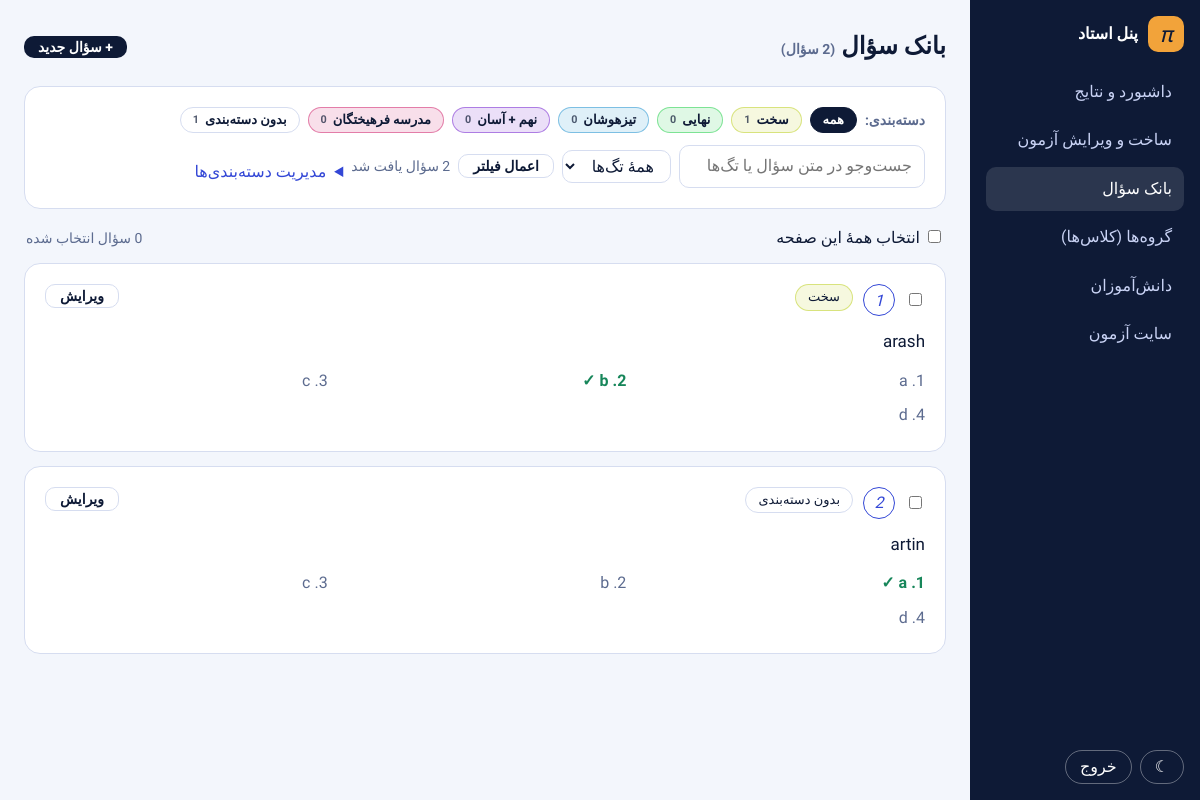
The page /teacher/bank/ (signed in) on the database its author committed.
### exams/models.py (models this page shows, shortened)
class Category(models.Model):
    name = models.CharField("نام دسته‌بندی", max_length=80, unique=True)
    order = models.PositiveSmallIntegerField("ترتیب", default=0)
    class Meta:
        ordering = ["order", "id"]
        verbose_name, verbose_name_plural = "دسته‌بندی", "دسته‌بندی‌ها"
    @property
    def hue(self):  # رنگ ثابت برای هر دسته‌بندی در نمایش
        return (self.pk or 0) * 67 % 360

class Question(models.Model):
    exam = models.ForeignKey(Exam, on_delete=models.CASCADE, related_name="questions", null=True, blank=True)
    categories = models.ManyToManyField(Category, blank=True, related_name="questions", verbose_name="دسته‌بندی‌ها")
    tags = models.ManyToManyField(Tag, blank=True, related_name="questions", verbose_name="تگ‌ها")
    order = models.PositiveIntegerField("ترتیب", default=0)
    text = models.TextField("متن سؤال (فرمول با $...$)")
    option1 = models.CharField("گزینهٔ ۱", max_length=300)
    option2 = models.CharField("گزینهٔ ۲", max_length=300)
    option3 = models.CharField("گزینهٔ ۳", max_length=300, blank=True)
    option4 = models.CharField("گزینهٔ ۴", max_length=300, blank=True)
    correct = models.PositiveSmallIntegerField("گزینهٔ صحیح", choices=[(i, f"گزینهٔ {i}") for i in range(1, 5)], default=1)
    origin = models.ForeignKey("self", null=True, blank=True, editable=False, on_delete=models.SET_NULL, related_name="copies")
    class Meta:
        ordering = ["order", "id"]
        constraints = [
            models.CheckConstraint(condition=Q(correct__gte=1) & Q(correct__lte=4), name="correct_1_to_4"),
        ]

### exams/teacher.py (the view, shortened to what this page needs)
# urls.py: path("teacher/bank/", t.teacher_bank, name="teacher_bank"),
@teacher_only
def teacher_bank(request):
    base = Question.objects.filter(exam__isnull=True)
    qs = base.prefetch_related("categories", "tags").select_related("origin__exam").order_by("-id")
    cat = Category.objects.filter(pk=request.GET.get("cat") or 0).first()
    tag = Tag.objects.filter(pk=request.GET.get("tag") or 0).first()
    text = request.GET.get("q", "").strip()
    nocat = request.GET.get("cat") == "none"
    if cat:
        qs = qs.filter(categories=cat)
    elif nocat:
        qs = qs.filter(categories__isnull=True)
    if tag:
        qs = qs.filter(tags=tag)
    if text:
        qs = qs.filter(Q(text__icontains=text) | Q(tags__name__icontains=text)).distinct()
    page = Paginator(qs, 25).get_page(request.GET.get("page"))
    params = request.GET.copy()
    params.pop("page", None)
    return render(request, "teacher_bank.html", {
        "sec": "banks", "page": page, "total": base.count(), "found": page.paginator.count, "qs": params.urlencode(),
        "cats": Category.objects.annotate(n=Count("questions", filter=Q(questions__exam__isnull=True))),
        "uncat": base.filter(categories__isnull=True).count(), "cat": cat, "nocat": nocat, "tag": tag, "text": text,
        "tags": Tag.objects.filter(questions__exam__isnull=True).distinct(),
        "exams": Exam.objects.order_by("-id"), "target": Exam.objects.filter(pk=request.GET.get("exam") or 0).first(),
        "back": request.get_full_path()})

### exams/templates/teacher_bank.html (shortened to what this page needs)
{% extends "panel_base.html" %}
{% block head %}{% include "_katex.html" %}{% endblock %}
{% block content %}
<div class="ph"><h1>بانک سؤال <span class="muted">({{ total }} سؤال)</span></h1>
  <div><a class="btn sm" href="{% url 'teacher_question_new' %}{% if target %}?exam={{ target.pk }}{% endif %}">+ سؤال جدید</a></div></div>
<section class="card">
  <div class="chips big"><b class="muted">دسته‌بندی:</b>
    <a class="chip{% if not cat and not nocat %} on{% endif %}" href="?{% if target %}exam={{ target.pk }}{% endif %}">همه</a>
    {% for c in cats %}<a class="cat{% if cat.pk == c.pk %} on{% endif %}" style="--h:{{ c.hue }}" href="?cat={{ c.pk }}{% if target %}&exam={{ target.pk }}{% endif %}">{{ c.name }} <small>{{ c.n }}</small></a>{% endfor %}
    <a class="chip{% if nocat %} on{% endif %}" href="?cat=none{% if target %}&exam={{ target.pk }}{% endif %}">بدون دسته‌بندی <small>{{ uncat }}</small></a></div>
  <form method="get" class="toolbar" style="margin:12px 0 0">
    <input name="q" value="{{ text }}" type="search" placeholder="جست‌وجو در متن سؤال یا تگ‌ها…" aria-label="جست‌وجو" style="min-width:240px">
    <select name="tag" aria-label="تگ"><option value="">همهٔ تگ‌ها</option>{% for t in tags %}<option value="{{ t.pk }}"{% if tag.pk == t.pk %} selected{% endif %}>{{ t.name }}</option>{% endfor %}</select>
    <button class="btn sm line">اعمال فیلتر</button>
    <span class="muted">{{ found }} سؤال یافت شد</span></div>
  <details class="catmgr"><summary>مدیریت دسته‌بندی‌ها</summary>
    </details>
</section>
<form method="post" id="bulk">{% csrf_token %}<input type="hidden" name="back" value="{{ back }}">
  <div class="selbar"><label><input type="checkbox" id="all"> انتخاب همهٔ این صفحه</label><span class="muted"><span id="sel">0</span> سؤال انتخاب شده</span></div>
  {% for q in page %}
  <article class="card qcard">
    <header><input type="checkbox" class="pick" name="q" value="{{ q.pk }}" aria-label="انتخاب سؤال {{ q.pk }}">
      <span class="idx">{{ page.start_index|add:forloop.counter0 }}</span>
      <div class="chips">{% for c in q.categories.all %}<span class="cat" style="--h:{{ c.hue }}">{{ c.name }}</span>{% empty %}<span class="chip muted">بدون دسته‌بندی</span>{% endfor %}
        {% for t in q.tags.all %}<span class="tag">#{{ t.name }}</span>{% endfor %}</div>
      <a class="btn sm line" href="{% url 'teacher_question_edit' q.pk %}">ویرایش</a></header>
    <div class="qtext">{{ q.text }}</div>
    <ol class="qopts">{% if q.option1 %}<li{% if q.correct == 1 %} class="ok"{% endif %}>{{ q.option1 }}</li>{% endif %}{% if q.option2 %}<li{% if q.correct == 2 %} class="ok"{% endif %}>{{ q.option2 }}</li>{% endif %}{% if q.option3 %}<li{% if q.correct == 3 %} class="ok"{% endif %}>{{ q.option3 }}</li>{% endif %}{% if q.option4 %}<li{% if q.correct == 4 %} class="ok"{% endif %}>{{ q.option4 }}</li>{% endif %}</ol>
  </article>
  {% empty %}<p class="card muted">سؤالی با این فیلتر پیدا نشد.</p>{% endfor %}
</form>
{% endblock %}

### exams/templates/panel_base.html (shortened to what this page needs)
{% load static %}<!DOCTYPE html>
<html lang="fa" dir="rtl">
<head>
<link rel="stylesheet" href="{% static 'css/math.css' %}">
<link rel="stylesheet" href="{% static 'css/panel.css' %}">
{% block head %}{% endblock %}
</head>
<body class="panel">
<aside class="side">
  <a class="brand" href="{% url 'teacher_home' %}"><i>π</i>پنل استاد</a>
  <nav>
    <a href="{% url 'teacher_home' %}" class="{% if sec == 'dash' %}on{% endif %}">داشبورد و نتایج</a>
    <a href="{% url 'teacher_exams' %}" class="{% if sec == 'exams' %}on{% endif %}">ساخت و ویرایش آزمون</a>
    <a href="{% url 'teacher_bank' %}" class="{% if sec == 'banks' %}on{% endif %}">بانک سؤال</a>
    <a href="{% url 'teacher_groups' %}" class="{% if sec == 'groups' %}on{% endif %}">گروه‌ها (کلاس‌ها)</a>
    <a href="{% url 'teacher_students' %}" class="{% if sec == 'students' %}on{% endif %}">دانش‌آموزان</a>
    <a href="{% url 'home' %}">سایت آزمون</a>
  </nav>
  <div class="foot"><button class="ghost" id="theme" type="button" aria-label="تغییر تم"></button>
    <form method="post" action="{% url 'logout' %}">{% csrf_token %}<button class="ghost">خروج</button></form></div>
</aside>
<main class="pmain">
  {% block content %}{% endblock %}
</main>
</body>
</html>

### exams/templates/_katex.html (shortened to what this page needs)
<link rel="stylesheet" href="https://cdn.jsdelivr.net/npm/katex@0.16.9/dist/katex.min.css">

### static/css/math.css (style rules this page uses)
:root { --ink:#0E1A36;--paper:#F3F6FC;--card:#fff;--line:#D6DDF0;--muted:#5C6B8F;--primary:#3347D6;--pencil:#F2A33A;--ok:#17865A;--bad:#C23B2A;--hero:#0E1A36;--btn:#0E1A36;--btn-ink:#fff;--sel:#E8EBFC;--okbg:#DDF2E8;--badbg:#F9E1DC;--serif:"STIX Two Text","Cambria Math",Georgia,serif }
* { box-sizing:border-box }
body { margin:0;background:var(--paper);color:var(--ink);font:16px/1.9 "Vazirmatn",Tahoma,sans-serif }
a { color:var(--primary) }
nav { display:flex;align-items:center;justify-content:space-between;gap:12px;height:62px }
.brand { display:flex;align-items:center;gap:10px;font-weight:800;color:#fff;text-decoration:none }
.brand i { font:italic 22px var(--serif);width:36px;height:36px;display:grid;place-items:center;border-radius:10px;background:var(--pencil);color:var(--hero) }
.ghost { background:none;border:1px solid rgba(255,255,255,.35);color:#fff;border-radius:999px;padding:1px 14px;font:inherit;cursor:pointer;text-decoration:none }
.card { background:var(--card);border:1px solid var(--line);border-radius:16px;padding:20px;margin-bottom:14px }
.btn { display:inline-block;background:var(--btn);color:var(--btn-ink);border:0;border-radius:12px;padding:8px 22px;font:700 16px "Vazirmatn",sans-serif;cursor:pointer;text-decoration:none }
.muted { color:var(--muted);font-size:14px }
.idx { display:inline-grid;place-items:center;width:32px;height:32px;margin-inline-end:10px;border:1.5px solid var(--primary);border-radius:50%;font:italic 16px var(--serif);color:var(--primary) }
.big { font:800 64px/1.3 "Vazirmatn",sans-serif }

### static/css/panel.css (style rules this page uses)
.panel { display:flex;min-height:100vh }
.side { width:230px;flex:none;background:var(--hero);color:#fff;padding:16px;display:flex;flex-direction:column;gap:18px;position:sticky;top:0;height:100vh }
.side nav { display:flex;flex-direction:column;gap:4px;height:auto;align-items:stretch;justify-content:flex-start }
.side nav a { color:#C9D3F5;text-decoration:none;padding:7px 12px;border-radius:10px }
.side nav a:hover,.side nav a.on { background:rgba(255,255,255,.12);color:#fff }
.side .foot { margin-top:auto;display:flex;gap:8px }
.side .foot form { margin:0 }
.side .ghost { color:#fff }
.pmain { flex:1;min-width:0;padding:24px;max-width:1120px }
.pmain h1 { font-size:24px;margin:0 }
.ph { display:flex;gap:10px;flex-wrap:wrap;align-items:center;justify-content:space-between;margin-bottom:16px }
.ph>div { display:flex;gap:8px;flex-wrap:wrap }
.toolbar { display:flex;gap:8px;flex-wrap:wrap;align-items:center;margin-bottom:12px }
.toolbar input,.toolbar select { font:inherit;padding:5px 12px;border:1px solid var(--line);border-radius:10px;background:var(--card);color:var(--ink) }
.btn.sm { padding:3px 14px;font-size:14px;border-radius:10px }
.btn.line { background:none;color:var(--ink);border:1px solid var(--line) }
.chips { display:flex;flex-wrap:wrap;gap:6px;align-items:center }
.chips.big { gap:8px }
.chip,.cat,.tag { display:inline-flex;align-items:center;gap:6px;border-radius:999px;padding:0 12px;font-size:13px;line-height:1.9;text-decoration:none;white-space:nowrap;border:1px solid var(--line);color:var(--ink);background:var(--card) }
.chip.on { background:var(--btn);color:var(--btn-ink);border-color:var(--btn) }
.cat { background:hsl(var(--h) 65% 50%/.15);border:1px solid hsl(var(--h) 65% 50%/.55) }
.cat small,.chip small { opacity:.7 }
.catmgr summary { cursor:pointer;color:var(--primary);margin-top:12px }
.qcard header { display:flex;gap:10px;align-items:flex-start;margin-bottom:8px }
.qcard header .chips { flex:1 }
.qcard header input { margin-top:9px }
.qcard .idx { flex:none;margin:0 }
.qtext { font-size:17px;line-height:2.1;margin-bottom:6px }
.qopts { margin:0;padding:0;list-style-position:inside;display:grid;grid-template-columns:repeat(auto-fit,minmax(240px,1fr));gap:4px 16px;color:var(--muted) }
.qopts li.ok { color:var(--ok);font-weight:700 }
.qopts li.ok::after { content:" ✓" }
.selbar { display:flex;gap:14px;align-items:center;justify-content:space-between;margin:4px 2px 10px }

### rows shown on the page
Category: {{ c.hue }} 67 (drawn), name "سخت", n "1"
Category: {{ c.hue }} 134 (drawn), name "نهایی", n "0"
Category: {{ c.hue }} 201 (drawn), name "تیزهوشان", n "0"
Category: {{ c.hue }} 268 (drawn), name "نهم + آسان", n "0"
Category: {{ c.hue }} 335 (drawn), name "مدرسه فرهیختگان", n "0"
Question: start_index|add "1", text "arash", option1 "a", option2 "b", option3 "c", option4 "d"
Question: start_index|add "2", text "artin", option1 "a", option2 "b", option3 "c", option4 "d"

### other values the page prints
{{ total }} "2"
{{ uncat }} "1"
